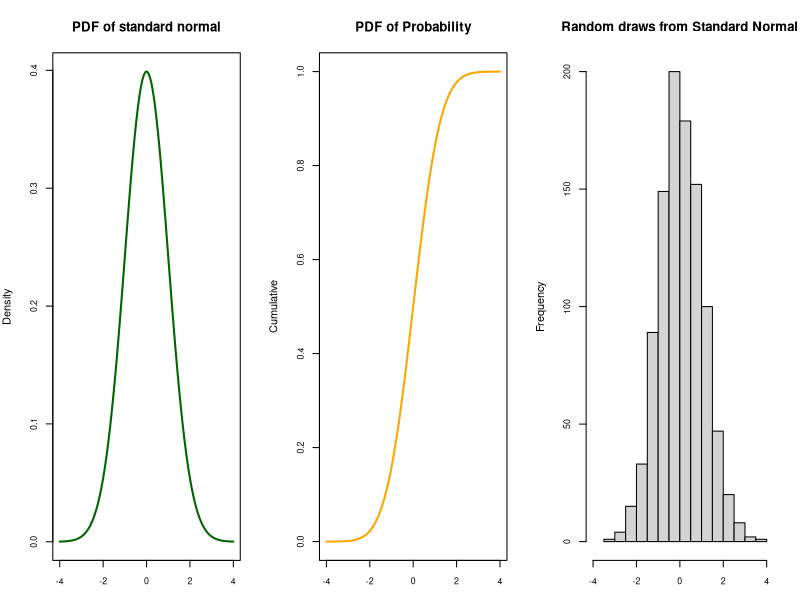

Write R code to recreate this figure.
set.seed(3000)
xseq<- seq(-4,4,.01)
densities<- dnorm(xseq, 0, 1)
cumulative<- pnorm(xseq, 0, 1)
randomDeviates<- rnorm(1000, 0, 1)
par(mfrow=c(1,3), mar=c(3,4,4,2))
plot(xseq, densities, main = "PDF of standard normal", col="darkgreen", xlab = "", ylab = "Density",
     type = "l", lwd=2, cex=2, cex.axis=.8)
plot(xseq, cumulative,main = "PDF of Probability", col="orange", xlab = "", ylab = "Cumulative",
     type = "l", lwd=2, cex=2, cex.axis=.8)
hist(randomDeviates, main = "Random draws from Standard Normal", cex.axis=.8,xlim=c(-4,4))